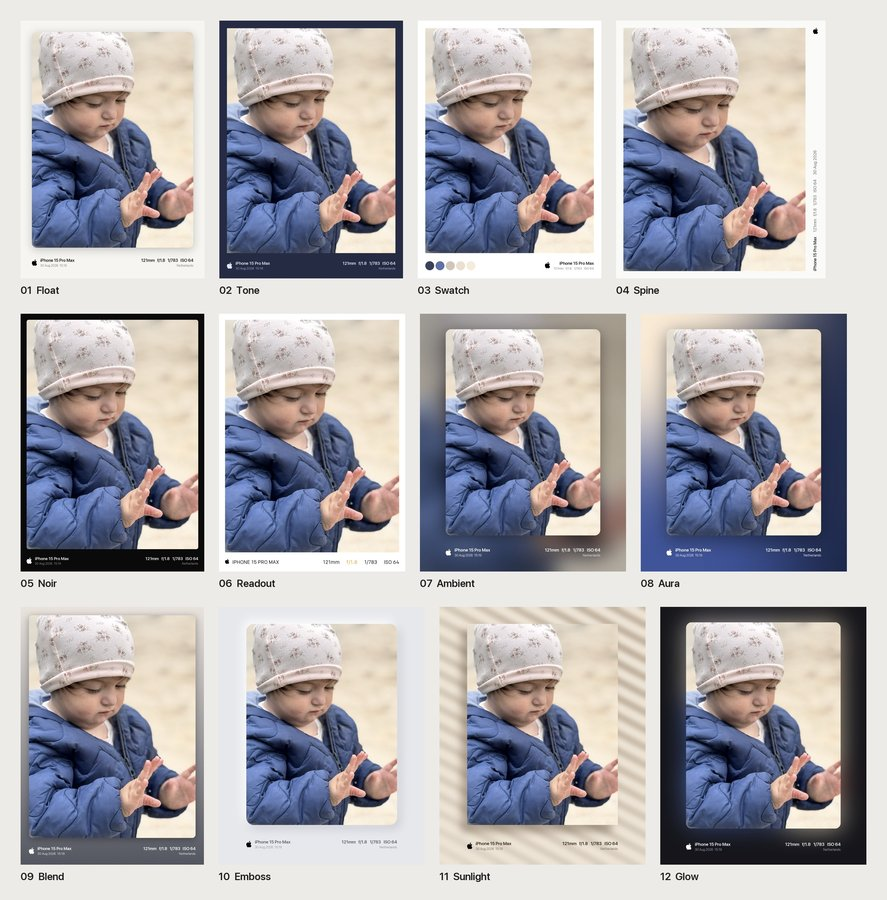
#> input picture openspec/changes/add-modern-frame-styles/reference/00-overview.jpg, 887 x 900 px
$ python -i frames.py   (imports and definitions only)
#> lines starting #> are read from the running program, lines starting #| are printed output that depends on the picture
#> further down, picture is the input picture: PIL image 887x900 RGB; mean R, G, B 176, 173, 176.7
# Frame concept mockups for Markepi. Renders 14 frame styles around one photo.
# Mockups only (PIL) — the app versions would be Core Graphics in WhiteFrameRenderer.
import math, os, random, subprocess, sys
from PIL import Image, ImageDraw, ImageFilter, ImageFont, ImageOps, ImageChops, ImageEnhance

HERE = os.path.dirname(os.path.abspath(__file__))
OUT = os.path.join(HERE, "frames")
# [1 line not run here, left out]
SRC = os.path.expanduser("~/Downloads/IMG_1929.heic")
JPG = os.path.join(HERE, "src.jpg")
# [3 lines not run here, left out]
# [1 line that did not run here, left out]

MODEL = "iPhone 15 Pro Max"
EXIF = ["24mm", "f/1.8", "1/783s", "ISO 64"]
EXIF_LINE = "  ·  ".join(EXIF)
DATE = "30 Aug 2026"

FONTS = "/Users/osama/.superset/worktrees/Markepi/we-need-to-now-agressively-ask/Packages/MarkepiCore/Sources/MarkepiCore/Resources/Fonts/"
# [29 lines left out: functions F, rmask, shadow, not called in this run]

def paste_round(canvas, img, xy, r):
    canvas.paste(img, xy, rmask(img.size, r))

def fit(img, w, h):
    s = min(w / img.width, h / img.height)
    return img.resize((round(img.width * s), round(img.height * s)), Image.LANCZOS)

def cover(img, w, h):
    return ImageOps.fit(img, (w, h), Image.LANCZOS)

# [5 lines left out: function text_c, not called in this run]

def spaced_width(d, s, font, sp):
    return sum(d.textlength(ch, font=font) for ch in s) + sp * (len(s) - 1)

# [5 lines left out: function spaced_width_draw, not called in this run]

def noise(size, amount, blur=0, seed=1):
#> called with size = (887, 900), amount = 60, blur = 0.6, seed = 1
    random.seed(seed)
    n = Image.effect_noise(size, amount).convert("L")
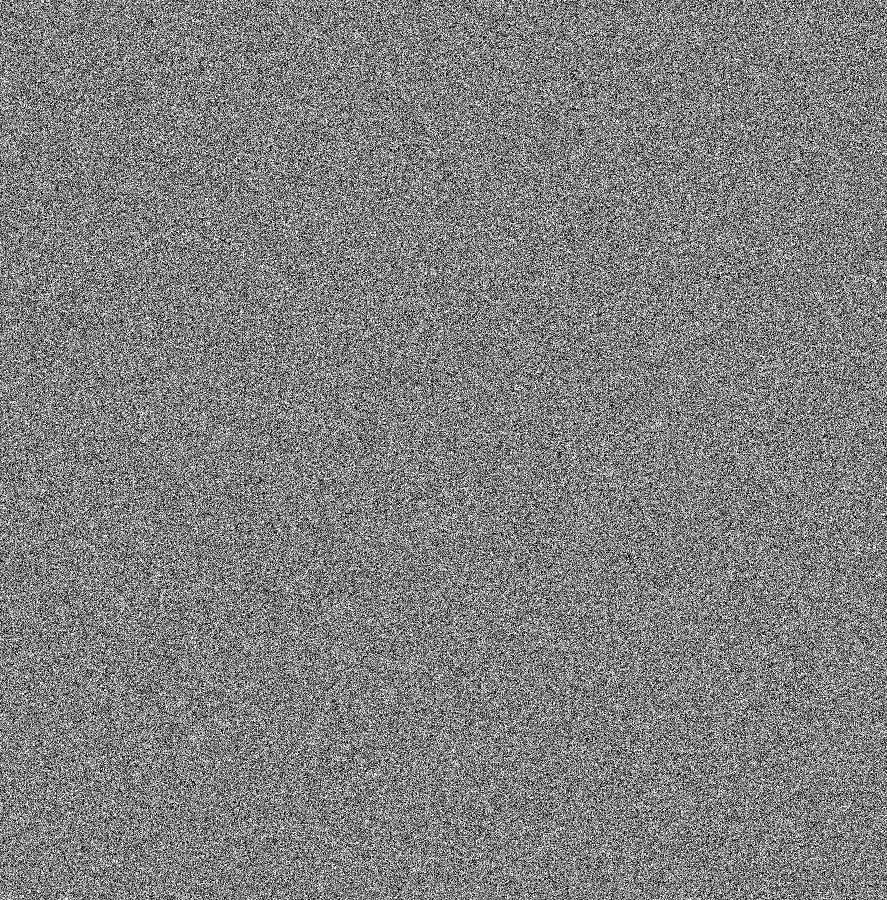
#> n: PIL image 887x900 L; min 0, max 255, mean 127.5
    return n.filter(ImageFilter.GaussianBlur(blur)) if blur else n

def texture(img, strength=10, blur=0.6, seed=1):
    n = noise(img.size, 60, blur, seed)
    n = n.point(lambda v: 128 + (v - 128) * strength / 60)
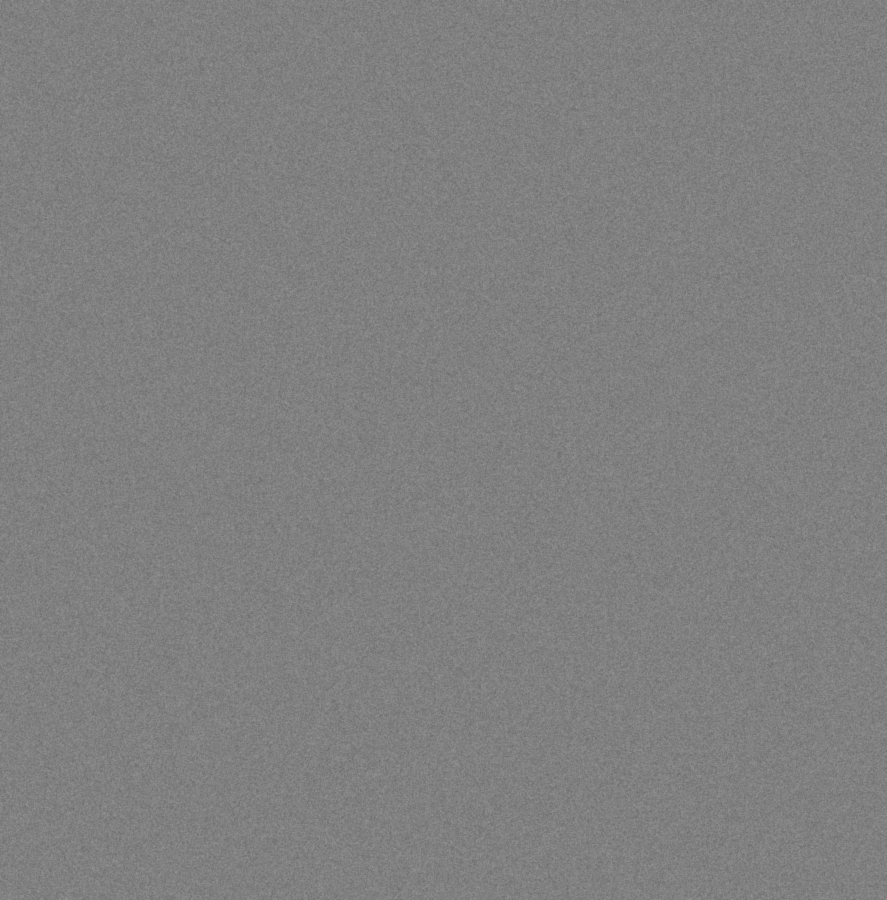
#> n: PIL image 887x900 L; min 110, max 146, mean 127.9
    return ImageChops.overlay(img, Image.merge("RGB", (n, n, n)))
#> returned value: PIL image 887x900 RGB

def lerp(a, b, t): return tuple(round(a[i] + (b[i] - a[i]) * t) for i in range(3))

# [16 lines left out: functions profile_color, bevel_ring, not called in this run]

def vgrad(size, top, bottom):
    g = Image.linear_gradient("L").resize(size)
    return Image.composite(Image.new("RGB", size, bottom), Image.new("RGB", size, top), g)

# [4 lines left out: function radial, not called in this run]

def save(img, name):
    img.convert("RGB").save(os.path.join(OUT, name + ".jpg"), quality=90)
    print("wrote", name, img.size)

# ================= TRADITIONAL =================
# [83 lines left out: functions polaroid, museum, gilded, not called in this run]

# ================= FILM =================
AMBER = (232, 164, 58)

# [92 lines left out: functions film35, medium_format, slide_mount, not called in this run]

# ================= MODERN =================
def blurred_bg(size, dim=0.82, blur=70):
    bg = cover(PHOTO, *size).filter(ImageFilter.GaussianBlur(blur))
    return ImageEnhance.Brightness(bg).enhance(dim)

# [211 lines left out: functions ambient, palette, mesh_gradient, glass_card, stack, neon and 3 more, not called in this run]

GROUPS = [
    ("Traditional", [("polaroid", "Instant print", polaroid), ("museum", "Walnut & mat", museum), ("gilded", "Gilded ornate", gilded)]),
    ("Film camera", [("film35", "35mm strip", film35), ("medium_format", "Medium-format negative", medium_format), ("slide", "Slide mount", slide_mount)]),
    ("Modern & effects", [("ambient", "Ambient blur", ambient), ("mesh", "Photo-palette gradient", mesh_gradient), ("glass", "Frosted glass card", glass_card), ("stack", "Print stack (depth)", stack), ("neon", "Neon glow", neon)]),
    ("Artwork", [("deckled", "Deckled fine-art paper", deckled), ("wall", "Gallery wall", gallery_wall), ("swiss", "Swiss poster", swiss)]),
]

# [5 lines not run here, left out]

>>> from PIL import Image
>>> picture = Image.open('00-overview.jpg')
>>> result = texture(picture)

$ run again, on openspec/changes/add-modern-frame-styles/reference/02-tone.jpg
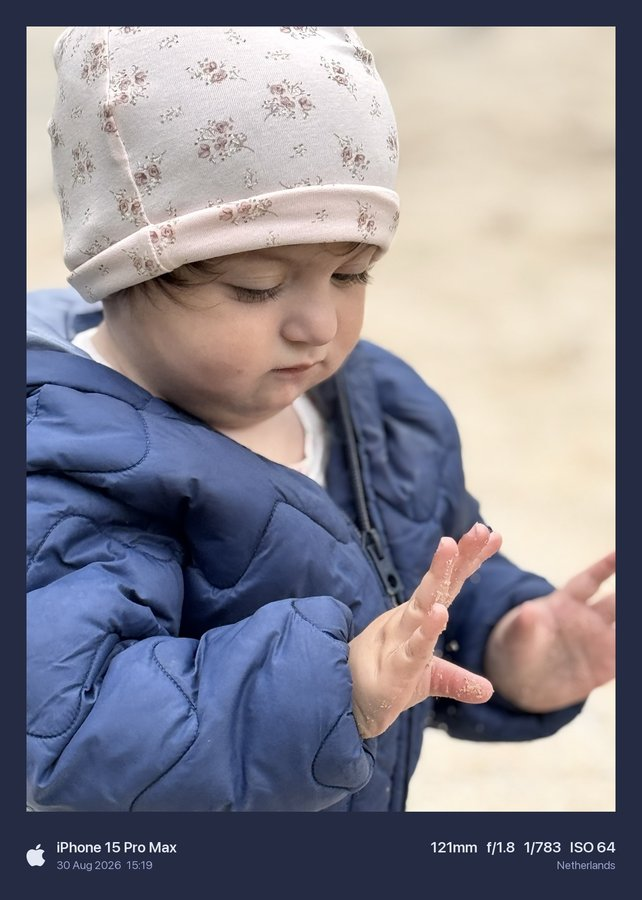
#> input picture openspec/changes/add-modern-frame-styles/reference/02-tone.jpg, 642 x 900 px
#> picture is the input picture: PIL image 642x900 RGB; mean R, G, B 135, 132.3, 142.6
#> in noise, `n = Image.effect_noise(size, amount).convert("L")`:
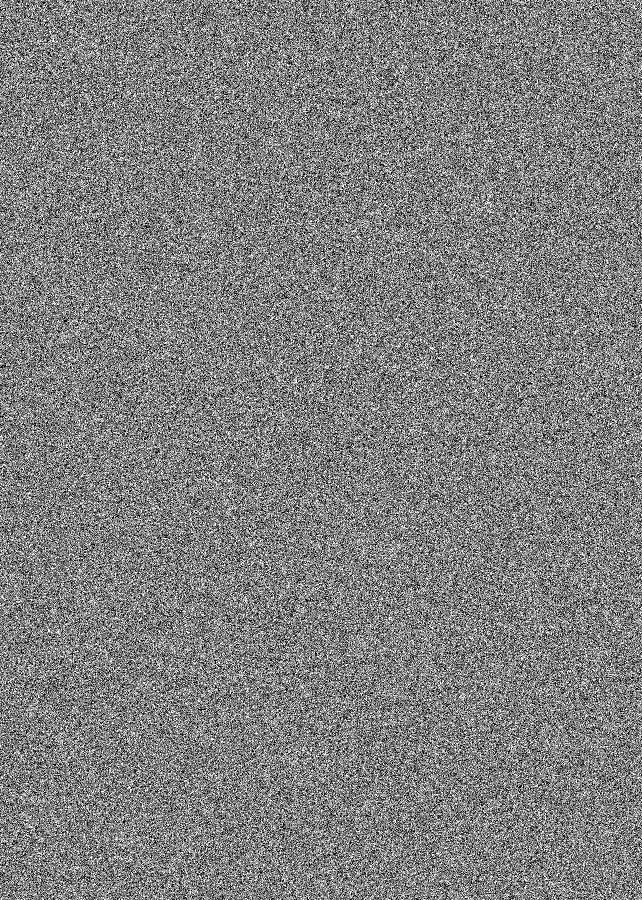
#> n: PIL image 642x900 L; min 0, max 255, mean 127.5

$ run again, on openspec/changes/add-modern-frame-styles/reference/03-swatch.jpg
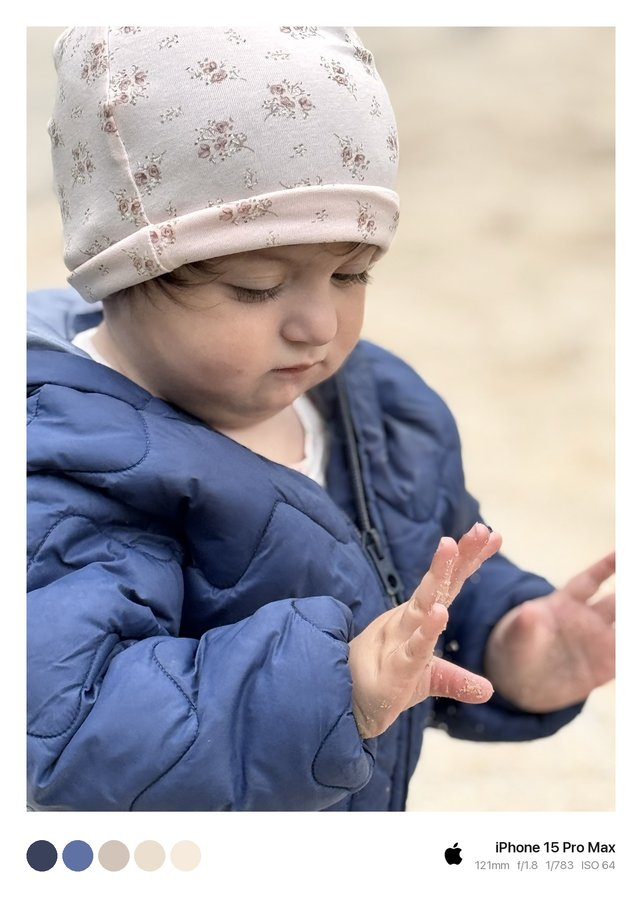
#> input picture openspec/changes/add-modern-frame-styles/reference/03-swatch.jpg, 642 x 900 px
#> picture is the input picture: PIL image 642x900 RGB; mean R, G, B 177, 173.1, 178.6
#> in noise, `n = Image.effect_noise(size, amount).convert("L")`:
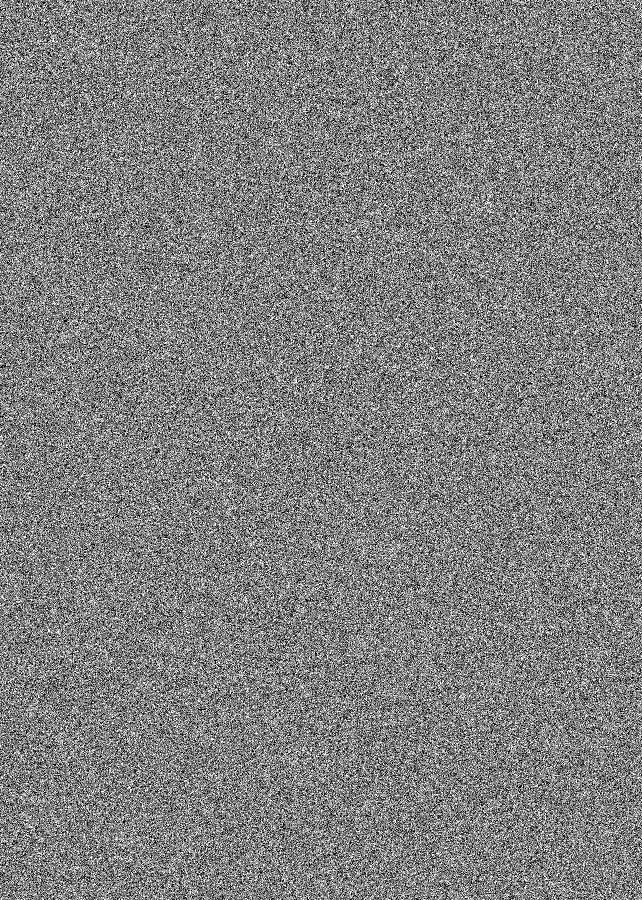
#> n: PIL image 642x900 L; min 0, max 255, mean 127.5

$ run again, on openspec/changes/add-modern-frame-styles/reference/04-spine.jpg
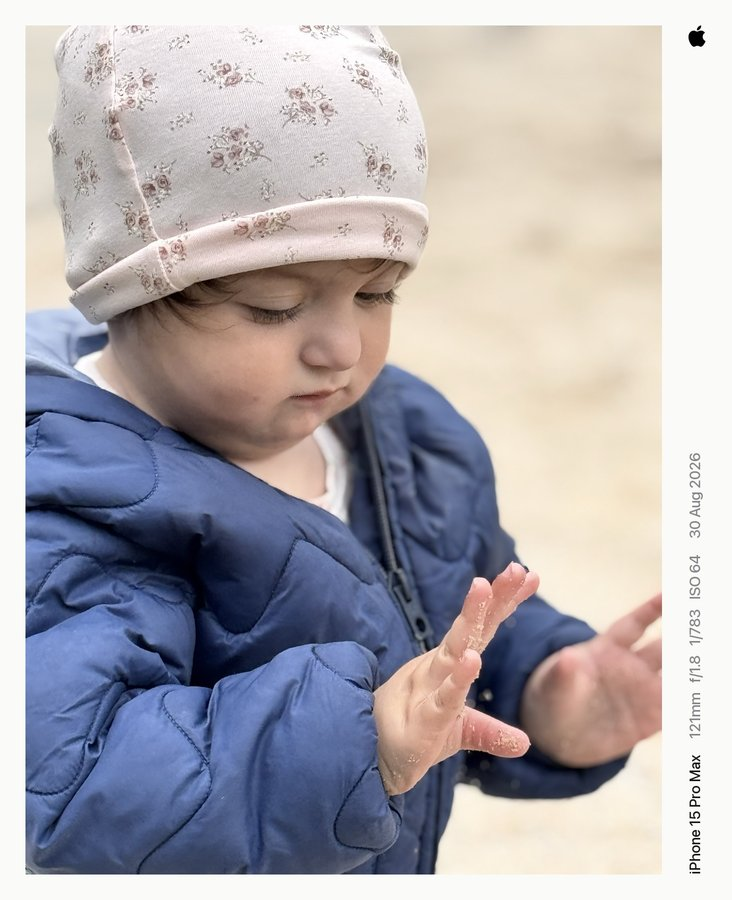
#> input picture openspec/changes/add-modern-frame-styles/reference/04-spine.jpg, 732 x 900 px
#> picture is the input picture: PIL image 732x900 RGB; mean R, G, B 174.8, 170.8, 176
#> in noise, `n = Image.effect_noise(size, amount).convert("L")`:
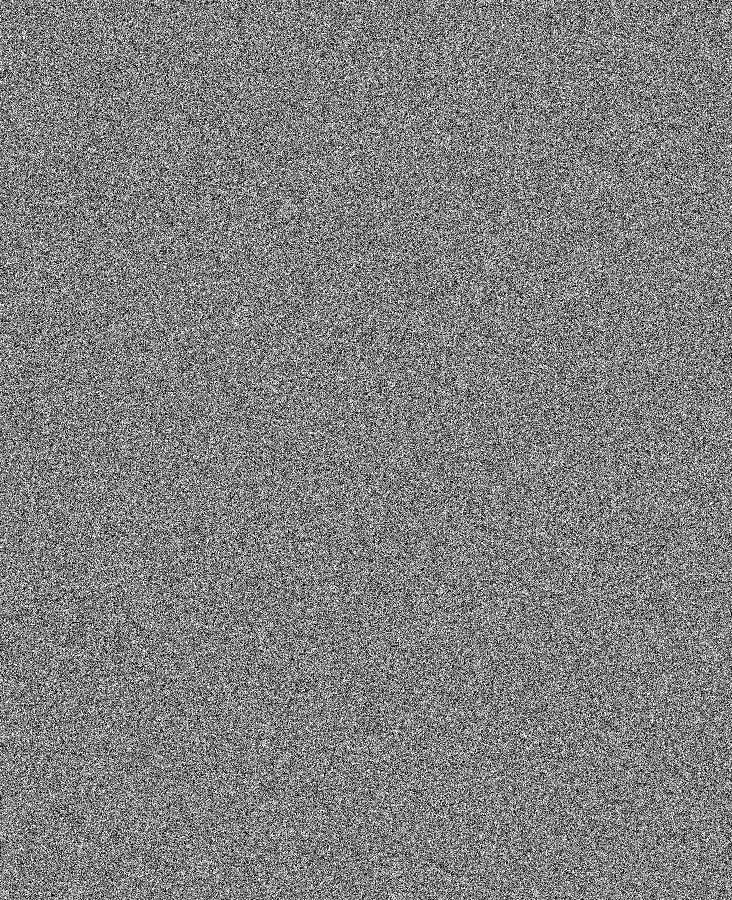
#> n: PIL image 732x900 L; min 0, max 255, mean 127.5
